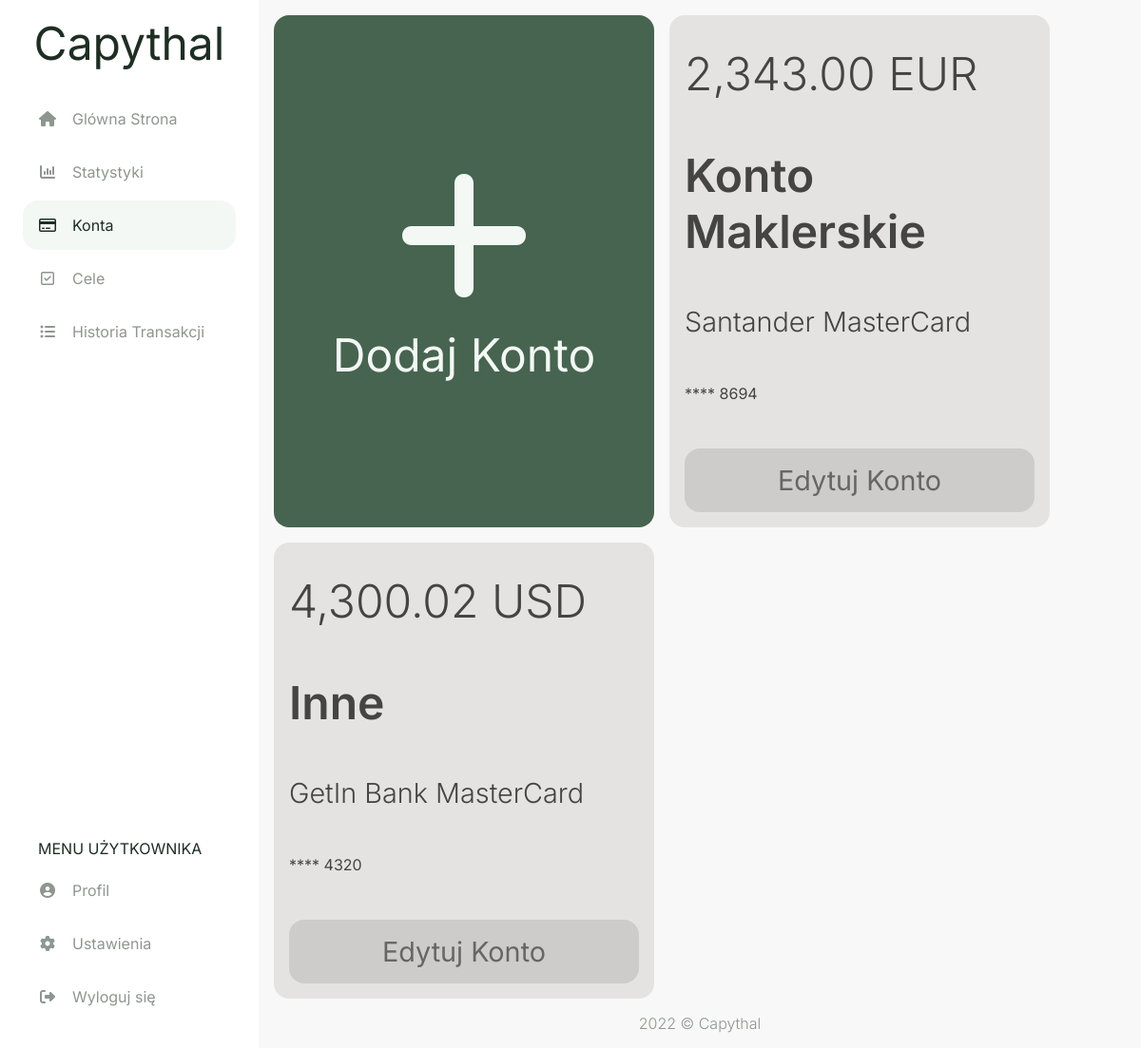
Page /accounts (signed in) on the earlier database version.
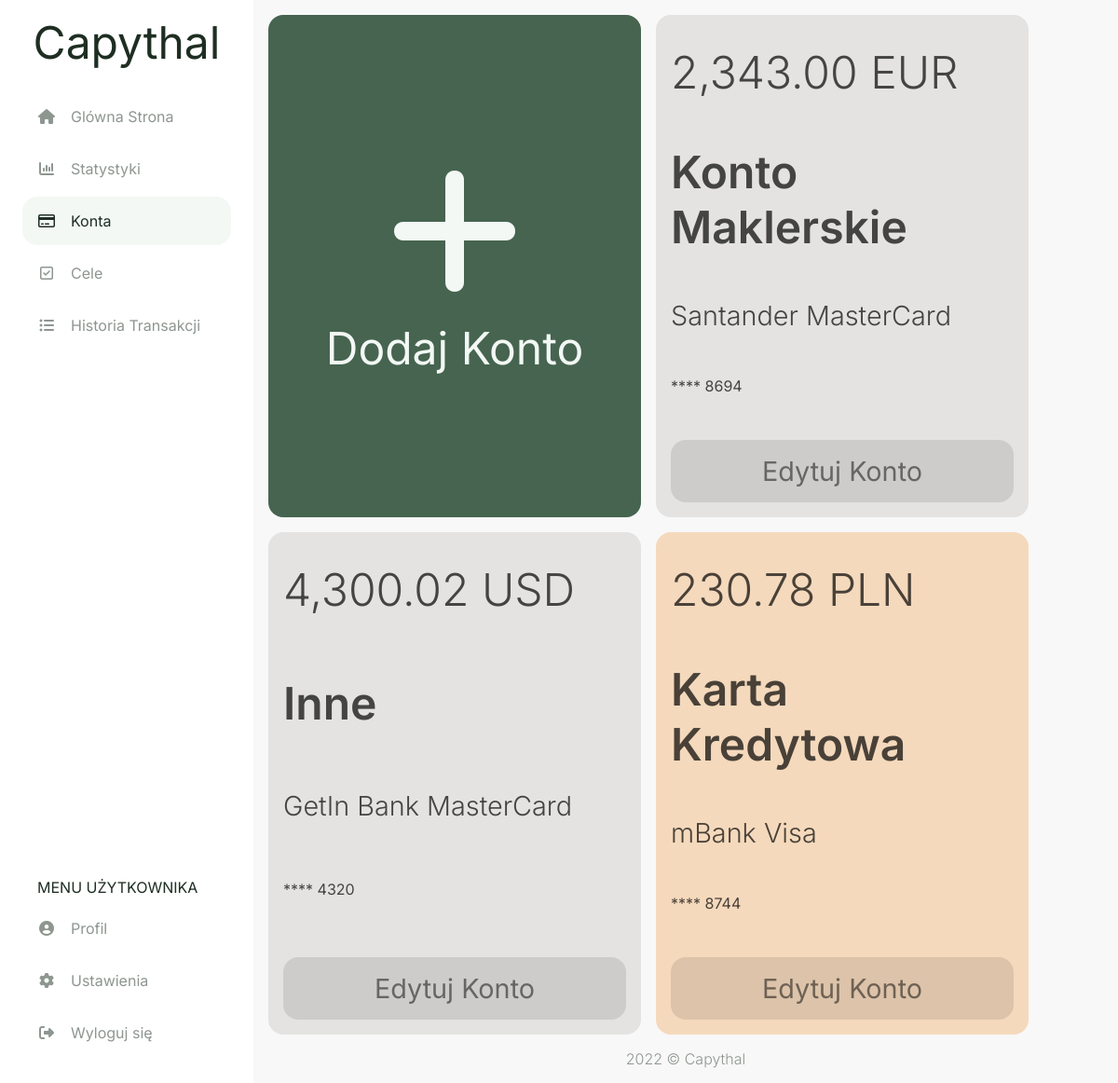
Same page on the later database version.
### capythal/models.py (models this page shows, shortened)
class account(db.Model):
    id = db.Column(db.Integer, primary_key=True)
    user_id = db.Column(db.Integer, db.ForeignKey('user.id'), nullable=False)
    currency_id = db.Column(db.Integer, db.ForeignKey('currency.id'), nullable=False)
    card_id = db.Column(db.Integer, db.ForeignKey('card.id'))
    acc_type_id = db.Column(db.Integer, db.ForeignKey('acc_type.id'), nullable=False)
    style_id = db.Column(db.Integer, db.ForeignKey('style.id'), nullable=False)
    amount = db.Column(db.Float(20,2), default = 0)
    card_number = db.Column(db.String(4))
    fin_inst = db.Column(db.String(20))
    transaction = db.relationship("transaction", backref="account", lazy=True)
    settings = db.relationship("settings", back_populates="account", uselist=False)
    goal = db.relationship("goal", backref="account", lazy=True)

class currency(db.Model):
    id = db.Column(db.Integer, primary_key=True)
    name = db.Column(db.String(20), nullable=False)
    account = db.relationship("account", backref="currency", lazy=True)
    settings = db.relationship("settings", backref="currency", lazy=True)

class acc_type(db.Model):
    id = db.Column(db.Integer, primary_key=True)
    name = db.Column(db.String(20), nullable=False)
    account = db.relationship("account", backref="acc_type", lazy=True)

class card(db.Model):
    id = db.Column(db.Integer, primary_key=True)
    name = db.Column(db.String(20), nullable=False)
    account = db.relationship("account", backref="card", lazy=True)

### capythal/routes.py (the view, shortened to what this page needs)
@app.route('/accounts', methods=['GET', 'POST'])
@login_required
def accounts():
    form_add = addAccForm()
    form_edit = editAccForm()
    accounts = db.session.query(account,currency,card,acc_type,style).join(currency).join(card).join(acc_type).join(style).filter(account.user_id == current_user.id)
    if form_edit.deleteAcc.data and form_edit.validate():
        db.session.execute(
            delete(account)
            .where((account.id == form_edit.account_id.data) & (account.user_id == current_user.id)))
        db.session.commit()
        return redirect(url_for('accounts'))
    return render_template("accounts.html", accounts = accounts, form_add = form_add, form_edit = form_edit)

### capythal/models.py (called while the page is built)
@login_manager.user_loader
def load_user(user_id):
    return user.query.get(int(user_id))

### capythal/routes.py (called while the page is built)
@app.template_filter()
def currencyFormat(value):
    value = float(value)
    return "{:,.2f}".format(value)

### capythal/templates/accounts.html (shortened to what this page needs)
{% extends "layout.html" %}
{% set active_page = "accounts" %}
{% block head %}
  {{ super() }}
  <link rel="stylesheet" href="{{ url_for('static', filename='css/accounts.css') }}">
  <link rel="stylesheet" href="{{ url_for('static', filename='css/modals/account-modal.css') }}">
{% endblock %}
{% block content %}
<div class="accounts-flexbox">
  <a href="#modal-add" class="account-add bg-main-btn fc-main-btn">
    <span class="account-plus-sign fa fa-plus"></span>
    <span class="fs-1">Dodaj Konto</span>
  </a>
  {% for account,currency,card,acc_type,style in accounts %}
    <div class="account-info style-{{ style.name }}">
      <span class="fs-1 fw-light">{{ account.amount | currencyFormat }} {{ currency.name }}</span>
      <span class="fs-1 fw-semibold">{{ acc_type.name }}</span>
      <span class="fs-2 fw-light">
        {% if account.fin_inst %}{{ account.fin_inst }}{% endif %} {% if card.name %}{{ card.name }}{% endif %}
      </span>
      {% if account.card_number %}
      <span class="fs-4">**** {{ account.card_number }}</span>
      {% endif %}
      <a href="#modal{{ account.id }}" class="account-edit" value=1>
        <span class="fs-2">Edytuj Konto</span>
      </a>
    </div>
  {% endfor %}
</div>
{% endblock %}

### capythal/templates/layout.html (shortened to what this page needs)
<!doctype html>
<html lang="pl">
  <head>
    {% block head %}
    <link rel="stylesheet" href="{{ url_for('static', filename='css/style.css') }}">
    {% endblock %}
  </head>
  <body>
    <aside id="navbar" class="navbar">
      <a class="logo fs-1" href="{{ url_for('home') }}">Capythal</a>
      <ul class="navbar-list-top">
        <li class="menu-button {{ 'active' if active_page == 'home' else '' }}">
          <a href="{{ url_for('home') }}" class="menu-button-link">
            <span class="fa fa-fw fa-home my-auto"></span>
            <span class="ml-1 fs-4">Glówna Strona</span>
          </a>
        </li>
        <li class="menu-button {{ 'active' if active_page == 'stats' else '' }}">
          <a href="{{ url_for('stats') }}" class="menu-button-link">
            <span class="fa fa-fw fa-bar-chart my-auto"></span>
            <span class="ml-1 fs-4">Statystyki</span>
          </a>
        </li>
        <li class="menu-button {{ 'active' if active_page == 'accounts' else '' }}">
          <a href="{{ url_for('accounts') }}" class="menu-button-link">
            <span class="fa fa-fw fa-credit-card my-auto"></span>
            <span class="ml-1 fs-4">Konta</span>
          </a>
        </li>
        <li class="menu-button {{ 'active' if active_page == 'goals' else '' }}">
          <a href="{{ url_for('goals') }}" class="menu-button-link">
            <span class="fa fa-fw fa-check-square-o my-auto"></span>
            <span class="ml-1 fs-4">Cele</span>
          </a>
        </li>
        <li class="menu-button {{ 'active' if active_page == 'history' else '' }}">
          <a href="{{ url_for('history') }}" class="menu-button-link">
            <span class="fa fa-fw fa-list-ul my-auto"></span>
            <span class="ml-1 fs-4">Historia Transakcji</span>
          </a>
        </li>
      </ul>
      <ul class="navbar-list-bottom">
        <li class="nav-item">
          <span class="ml-1 fs-4">MENU UŻYTKOWNIKA</span>
        </li>
        <li class="menu-button">
          <a href="{{ url_for('userpage') }}" class="menu-button-link">
            <span class="fa fa-fw fa-user-circle my-auto"></span>
            <span class="ml-1 fs-4">Profil</span>
          </a>
        </li>
        <li class="menu-button">
          <a href="" class="menu-button-link">
            <span class="fa fa-fw fa-cog my-auto"></span>
            <span class="ml-1 fs-4">Ustawienia</span>
          </a>
        </li>
        <li class="menu-button">
          <a href="{{ url_for('logout') }}" class="menu-button-link">
            <span class="fa fa-fw fa-sign-out my-auto"></span>
            <span class="ml-1 fs-4">Wyloguj się</span>
          </a>
        </li>
      </ul>
    </aside>
    <main class="main-content">
      {%block content%}
      {%endblock%}
    </main>
    <footer class="fc-secondary fw-light">
      2022 © Capythal
    </footer>
  </body>
</html>

### capythal/static/css/style.css (style rules this page uses)
html, body { padding: 0; margin: 0; }
html { height: 100%; font-family: 'Inter', sans-serif; width: 100%; }
body { background-color: #F8F8F8; color: #1F2E23; min-height: 100vh; display: flex; flex-direction: column; }
* { box-sizing: border-box; }
aside { background-color: #FFFFFF; }
a { color: #1F2E23; cursor: pointer; text-decoration: none; }
.bg-main-btn { background-color: #46644F; }
.style-orange { color: hsl(30, 18%, 33%); background-color: hsl(30, 75%, 85%); }
.style-grey { color: hsl(0, 0%, 33%); background-color: hsl(40, 5%, 89%) }
.fc-secondary { color: #8E9690; }
.fc-main-btn { color: #F3F8F5; }
.fw-light { font-weight: 300 !important; }
.fw-semibold { font-weight: 600 !important; }
.ml-1 { margin-left: 1rem !important; }
.my-auto { margin: auto 0; }
.navbar { transition: all 0.4s ease-in-out; }
.main-content { height: 100%; }
.navbar { display: flex; flex-direction: column; position: fixed; top: 0; bottom: 0; width: 0; opacity: 0; height: 100%; max-width: 75%; overflow-y: auto; z-index: 101; }
.logo { display: none; margin: 1rem auto 0; }
.navbar-list-top, .navbar-list-bottom { width: 100%; padding: 1.5rem; list-style: none }
.navbar-list-top { margin-top: 0; margin-bottom: auto; }
.navbar-list-bottom { margin-bottom: 0; }
.nav-item { margin: 0.5rem 0; }
.active { border-radius: 1rem; background-color: #F3F8F5; }
.active a { color: #1F2E23 !important; }
.menu-button a { margin-bottom: 0.25rem; color: #8E9690; }
.menu-button-link { display: flex; padding: 1rem; }
footer { margin-top: auto; display: flex; margin-bottom: 1rem; justify-content: center; }
.fs-1 { font-size: 2rem; }
.fs-2 { font-size: 1.5rem; }
.fs-4 { font-size: 0.8rem; }
@media (min-width: 500px) { .fs-1 { font-size: 3rem; } }
@media (min-width: 500px) { .fs-2 { font-size: 2rem; } }
@media (min-width: 500px) { .fs-4 { font-size: 1.2rem ; } }
@media (min-width: 800px) { .navbar { width: 100%; opacity: 1; max-width: 17rem; } }
@media (min-width: 800px) { footer { margin-left: 17rem; } }
@media (min-width: 800px) { .add-tr, .logo { display: block; } }
@media (min-width: 800px) { .main-content { margin-left: 17rem; } }
@media (min-width: 800px) { .fs-1 { font-size: 3rem; } }
@media (min-width: 800px) { .fs-2 { font-size: 1.8rem; } }
@media (min-width: 800px) { .fs-4 { font-size: 1rem; } }

### capythal/static/css/accounts.css (style rules this page uses)
.accounts-flexbox { padding: 1rem; display: flex; gap: 1rem; flex-wrap: wrap; }
.account-add, .account-info { flex: 1 0 100%; border-radius: 1rem; display: flex; flex-direction: column; }
.account-add { padding: 3.5rem; justify-content: center; align-items: center; gap: 1rem; }
.account-plus-sign { font-size: 10rem; }
.account-info { padding: 2rem 1rem 1rem; justify-content: space-between; gap: 3rem; color: rgba(0, 0, 0, 0.7); word-wrap: break-word; }
.account-edit { padding: 1rem; border-radius: 1rem; color: rgba(0, 0, 0, 0.5); background-color: rgba(0, 0, 0, 0.1); }
.account-edit > span { display: flex; justify-content: center; }
@media (min-width: 1100px) { .account-add, .account-info { max-width: 25rem; } }

Differences in the rows shown:
added account: amount "230.78", name "PLN", name "Karta Kredytowa", fin_inst "mBank", name "Visa", card_number "8744"
